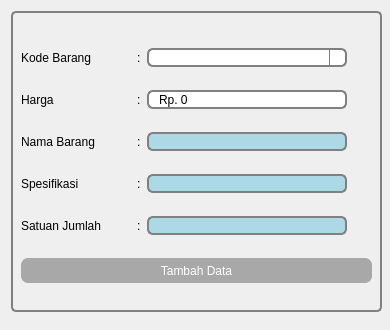
<?xml version="1.0" encoding="UTF-8"?>
<ui version="4.0">
 <class>Form</class>
 <widget class="QWidget" name="Form">
  <property name="geometry">
   <rect>
    <x>0</x>
    <y>0</y>
    <width>390</width>
    <height>330</height>
   </rect>
  </property>
  <property name="focusPolicy">
   <enum>Qt::StrongFocus</enum>
  </property>
  <property name="windowTitle">
   <string>Form</string>
  </property>
  <widget class="QGroupBox" name="groupBox">
   <property name="geometry">
    <rect>
     <x>11</x>
     <y>11</y>
     <width>371</width>
     <height>301</height>
    </rect>
   </property>
   <property name="styleSheet">
    <string notr="true">QGroupBox {
   
    border: 2px solid gray;
    border-radius: 5px;
    margin-top: 1ex; /* leave space at the top for the title */
}

QGroupBox::title {
    subcontrol-origin: margin;
    subcontrol-position: top center; /* position at the top center */

    
}</string>
   </property>
   <property name="title">
    <string/>
   </property>
   <widget class="QWidget" name="layoutWidget">
    <property name="geometry">
     <rect>
      <x>10</x>
      <y>20</y>
      <width>351</width>
      <height>271</height>
     </rect>
    </property>
    <layout class="QGridLayout" name="gridLayout">
     <item row="3" column="0">
      <widget class="QLabel" name="label_5">
       <property name="styleSheet">
        <string notr="true">QLabel {color:black;border:0px;font: 15px &quot;Open Sans&quot;;
padding: 0 0px;}
</string>
       </property>
       <property name="text">
        <string>Spesifikasi</string>
       </property>
      </widget>
     </item>
     <item row="2" column="1">
      <widget class="QLabel" name="label_13">
       <property name="sizePolicy">
        <sizepolicy hsizetype="Fixed" vsizetype="Fixed">
         <horstretch>0</horstretch>
         <verstretch>0</verstretch>
        </sizepolicy>
       </property>
       <property name="maximumSize">
        <size>
         <width>16777215</width>
         <height>21</height>
        </size>
       </property>
       <property name="styleSheet">
        <string notr="true">QLabel {color:black;border:0px;font: 15px &quot;Open Sans&quot;;
padding: 0 0px;}
</string>
       </property>
       <property name="text">
        <string>:</string>
       </property>
       <property name="alignment">
        <set>Qt::AlignLeading|Qt::AlignLeft|Qt::AlignVCenter</set>
       </property>
      </widget>
     </item>
     <item row="3" column="2" colspan="2">
      <widget class="QLineEdit" name="spesifikasi">
       <property name="enabled">
        <bool>true</bool>
       </property>
       <property name="maximumSize">
        <size>
         <width>200</width>
         <height>19</height>
        </size>
       </property>
       <property name="focusPolicy">
        <enum>Qt::NoFocus</enum>
       </property>
       <property name="styleSheet">
        <string notr="true">QLineEdit{border: 2px solid gray;
border-radius: 6px;
padding: 0 8px;
min-height: 15px ;
max-height:15px;
}


QLineEdit:read-only {
    background: lightblue;
}</string>
       </property>
       <property name="readOnly">
        <bool>true</bool>
       </property>
       <property name="placeholderText">
        <string/>
       </property>
      </widget>
     </item>
     <item row="0" column="1">
      <widget class="QLabel" name="label_12">
       <property name="sizePolicy">
        <sizepolicy hsizetype="Fixed" vsizetype="Fixed">
         <horstretch>0</horstretch>
         <verstretch>0</verstretch>
        </sizepolicy>
       </property>
       <property name="maximumSize">
        <size>
         <width>16777215</width>
         <height>21</height>
        </size>
       </property>
       <property name="styleSheet">
        <string notr="true">QLabel {color:black;border:0px;font: 15px &quot;Open Sans&quot;;
padding: 0 0px;}
</string>
       </property>
       <property name="text">
        <string>:</string>
       </property>
       <property name="alignment">
        <set>Qt::AlignLeading|Qt::AlignLeft|Qt::AlignVCenter</set>
       </property>
      </widget>
     </item>
     <item row="4" column="0">
      <widget class="QLabel" name="label_7">
       <property name="styleSheet">
        <string notr="true">QLabel {color:black;border:0px;font: 15px &quot;Open Sans&quot;;
padding: 0 0px;}
</string>
       </property>
       <property name="text">
        <string>Satuan Jumlah</string>
       </property>
      </widget>
     </item>
     <item row="4" column="2" colspan="2">
      <widget class="QLineEdit" name="satuan_jumlah">
       <property name="enabled">
        <bool>true</bool>
       </property>
       <property name="maximumSize">
        <size>
         <width>200</width>
         <height>19</height>
        </size>
       </property>
       <property name="focusPolicy">
        <enum>Qt::NoFocus</enum>
       </property>
       <property name="styleSheet">
        <string notr="true">QLineEdit{border: 2px solid gray;
border-radius: 6px;
padding: 0 8px;
min-height: 15px ;
max-height:15px;
}


QLineEdit:read-only {
    background: lightblue;
}</string>
       </property>
       <property name="readOnly">
        <bool>true</bool>
       </property>
       <property name="placeholderText">
        <string/>
       </property>
      </widget>
     </item>
     <item row="6" column="0" colspan="4">
      <widget class="QPushButton" name="apply">
       <property name="minimumSize">
        <size>
         <width>0</width>
         <height>25</height>
        </size>
       </property>
       <property name="styleSheet">
        <string notr="true">QPushButton {color:white; background-color:rgb(168, 168, 168);border:0px;font: 13px &quot;Open Sans&quot;;
border-radius: 7px;

padding: 0 8px;}


QPushButton:pressed {
    background-color: qlineargradient(x1: 0, y1: 0, x2: 0, y2: 1,
                                      stop: 0 #dadbde, stop: 1 #f6f7fa);
}


QPushButton:hover {
  background-color:rgb(61, 61, 61)
}

</string>
       </property>
       <property name="text">
        <string>Tambah Data</string>
       </property>
      </widget>
     </item>
     <item row="0" column="0">
      <widget class="QLabel" name="label">
       <property name="styleSheet">
        <string notr="true">QLabel {color:black;border:0px;font: 15px &quot;Open Sans&quot;;
padding: 0 0px;}
</string>
       </property>
       <property name="text">
        <string>Kode Barang</string>
       </property>
      </widget>
     </item>
     <item row="2" column="2" colspan="2">
      <widget class="QLineEdit" name="nama_barang">
       <property name="enabled">
        <bool>true</bool>
       </property>
       <property name="minimumSize">
        <size>
         <width>0</width>
         <height>19</height>
        </size>
       </property>
       <property name="maximumSize">
        <size>
         <width>200</width>
         <height>19</height>
        </size>
       </property>
       <property name="focusPolicy">
        <enum>Qt::NoFocus</enum>
       </property>
       <property name="styleSheet">
        <string notr="true">QLineEdit{border: 2px solid gray;
border-radius: 6px;
padding: 0 8px;
min-height: 15px ;
max-height:15px;
}

QLineEdit:read-only {
    background: lightblue;
}</string>
       </property>
       <property name="readOnly">
        <bool>true</bool>
       </property>
       <property name="placeholderText">
        <string/>
       </property>
      </widget>
     </item>
     <item row="3" column="1">
      <widget class="QLabel" name="label_14">
       <property name="sizePolicy">
        <sizepolicy hsizetype="Fixed" vsizetype="Fixed">
         <horstretch>0</horstretch>
         <verstretch>0</verstretch>
        </sizepolicy>
       </property>
       <property name="maximumSize">
        <size>
         <width>16777215</width>
         <height>21</height>
        </size>
       </property>
       <property name="styleSheet">
        <string notr="true">QLabel {color:black;border:0px;font: 15px &quot;Open Sans&quot;;
padding: 0 0px;}
</string>
       </property>
       <property name="text">
        <string>:</string>
       </property>
       <property name="alignment">
        <set>Qt::AlignLeading|Qt::AlignLeft|Qt::AlignVCenter</set>
       </property>
      </widget>
     </item>
     <item row="2" column="0">
      <widget class="QLabel" name="label_2">
       <property name="styleSheet">
        <string notr="true">QLabel {color:black;border:0px;font: 15px &quot;Open Sans&quot;;
padding: 0 0px;}
</string>
       </property>
       <property name="text">
        <string>Nama Barang</string>
       </property>
      </widget>
     </item>
     <item row="0" column="2" colspan="2">
      <widget class="CustomComboBox" name="kodebarang">
       <property name="enabled">
        <bool>true</bool>
       </property>
       <property name="maximumSize">
        <size>
         <width>200</width>
         <height>19</height>
        </size>
       </property>
       <property name="font">
        <font>
         <pointsize>8</pointsize>
        </font>
       </property>
       <property name="focusPolicy">
        <enum>Qt::WheelFocus</enum>
       </property>
       <property name="styleSheet">
        <string notr="true">QComboBox {border: 2px solid gray;
border-radius:6px;
padding: 0 8px;
min-height: 15px ;
max-height:15px;
selection-background-color: darkgray; }

QComboBox::drop-down {
    subcontrol-origin: padding;
    subcontrol-position: top right;
    width: 15px;

    border-left-width: 1px;
    border-left-color: gray;
    border-left-style: solid; /* just a single line */
  	border-top-right-radius: 6px; /* same radius as the QComboBox */
    border-bottom-right-radius: 6px;
}

QComboBox::down-arrow {
	image: url(:/newPrefix/drop-down-arrow.png);
	width: 13px;
    height: 13px;
}

QComboBox::down-arrow:on { /* shift the arrow when popup is open */
    top: 1px;
    left: 1px;
}

QComboBox QAbstractItemView {
    border: 3px solid darkgray;
    selection-background-color: gray;
}</string>
       </property>
       <property name="editable">
        <bool>true</bool>
       </property>
       <property name="insertPolicy">
        <enum>QComboBox::NoInsert</enum>
       </property>
       <property name="placeholderText">
        <string>WOI</string>
       </property>
      </widget>
     </item>
     <item row="4" column="1">
      <widget class="QLabel" name="label_15">
       <property name="sizePolicy">
        <sizepolicy hsizetype="Fixed" vsizetype="Fixed">
         <horstretch>0</horstretch>
         <verstretch>0</verstretch>
        </sizepolicy>
       </property>
       <property name="maximumSize">
        <size>
         <width>16777215</width>
         <height>21</height>
        </size>
       </property>
       <property name="styleSheet">
        <string notr="true">QLabel {color:black;border:0px;font: 15px &quot;Open Sans&quot;;
padding: 0 0px;}
</string>
       </property>
       <property name="text">
        <string>:</string>
       </property>
       <property name="alignment">
        <set>Qt::AlignLeading|Qt::AlignLeft|Qt::AlignVCenter</set>
       </property>
      </widget>
     </item>
     <item row="1" column="0">
      <widget class="QLabel" name="label_8">
       <property name="styleSheet">
        <string notr="true">QLabel {color:black;border:0px;font: 15px &quot;Open Sans&quot;;
padding: 0 0px;}
</string>
       </property>
       <property name="text">
        <string>Harga</string>
       </property>
      </widget>
     </item>
     <item row="1" column="1">
      <widget class="QLabel" name="label_16">
       <property name="sizePolicy">
        <sizepolicy hsizetype="Fixed" vsizetype="Fixed">
         <horstretch>0</horstretch>
         <verstretch>0</verstretch>
        </sizepolicy>
       </property>
       <property name="maximumSize">
        <size>
         <width>16777215</width>
         <height>21</height>
        </size>
       </property>
       <property name="styleSheet">
        <string notr="true">QLabel {color:black;border:0px;font: 15px &quot;Open Sans&quot;;
padding: 0 0px;}
</string>
       </property>
       <property name="text">
        <string>:</string>
       </property>
       <property name="alignment">
        <set>Qt::AlignLeading|Qt::AlignLeft|Qt::AlignVCenter</set>
       </property>
      </widget>
     </item>
     <item row="1" column="2" colspan="2">
      <widget class="CustomSpinBox" name="harga">
       <property name="maximumSize">
        <size>
         <width>200</width>
         <height>19</height>
        </size>
       </property>
       <property name="focusPolicy">
        <enum>Qt::WheelFocus</enum>
       </property>
       <property name="styleSheet">
        <string notr="true">border: 2px solid gray;
border-radius: 6px;
padding: 0 8px;
min-height: 15px ;
max-height:15px;</string>
       </property>
       <property name="locale">
        <locale language="Indonesian" country="Indonesia"/>
       </property>
       <property name="inputMethodHints">
        <set>Qt::ImhDigitsOnly|Qt::ImhFormattedNumbersOnly</set>
       </property>
       <property name="buttonSymbols">
        <enum>QAbstractSpinBox::NoButtons</enum>
       </property>
       <property name="specialValueText">
        <string/>
       </property>
       <property name="keyboardTracking">
        <bool>true</bool>
       </property>
       <property name="showGroupSeparator" stdset="0">
        <bool>false</bool>
       </property>
       <property name="prefix">
        <string>Rp. </string>
       </property>
       <property name="suffix">
        <string/>
       </property>
       <property name="decimals">
        <number>0</number>
       </property>
       <property name="maximum">
        <double>1000000000.000000000000000</double>
       </property>
       <property name="singleStep">
        <double>0.000000000000000</double>
       </property>
      </widget>
     </item>
    </layout>
   </widget>
  </widget>
 </widget>
 <customwidgets>
  <customwidget>
   <class>CustomComboBox</class>
   <extends>QComboBox</extends>
   <header>MyWidgets</header>
  </customwidget>
  <customwidget>
   <class>CustomSpinBox</class>
   <extends>QDoubleSpinBox</extends>
   <header>MyWidgets</header>
  </customwidget>
 </customwidgets>
 <tabstops>
  <tabstop>kodebarang</tabstop>
  <tabstop>harga</tabstop>
  <tabstop>apply</tabstop>
  <tabstop>nama_barang</tabstop>
  <tabstop>spesifikasi</tabstop>
  <tabstop>satuan_jumlah</tabstop>
 </tabstops>
 <resources>
  <include location="../data/ui/logo.qrc"/>
 </resources>
 <connections/>
</ui>
